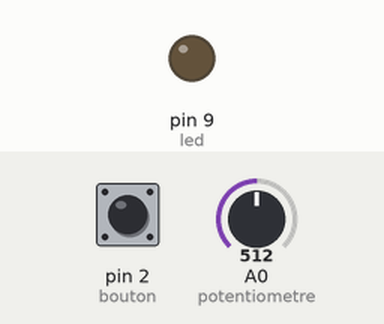
This sketch was run on a simulated Arduino Uno, built with avr-gcc and run on an emulated ATmega328P. Shown: output pins drawn as LEDs (lit = HIGH). The inputs (shaded band) are chosen by the test bench; at power-on: pin 2 (bouton) HIGH, A0 (potentiometre) = 512. What the sketch prints to the serial monitor is not drawn.

Above: at 1.2 s.
1.3 s: pin 2 (bouton) pulled LOW for 0.15 s
At 1.38 s:
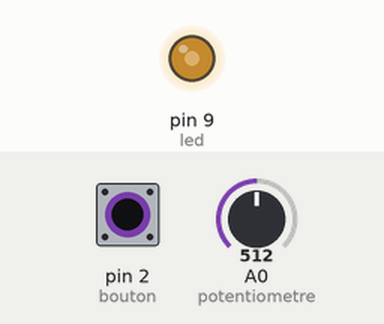
2.9 s: pin 2 (bouton) pulled LOW for 3.2 s
At 7.5 s:
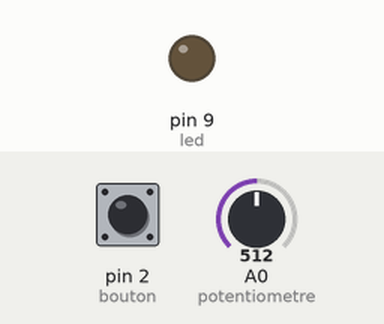
Timing chart, 0 to 9.0 s (numbered marks = the images above; inputs shaded):
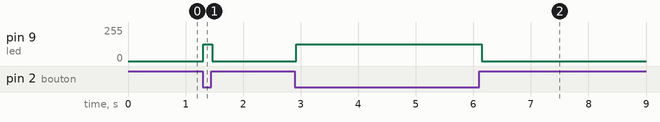

The sketch:

02-entrees-sorties.ino
```cpp
// GOMA PRO Devs — Arduino 02 — Entrées, sorties et PWM
const int bouton = 2;
const int led = 9;
const int potentiometre = A0;

void setup() {
  pinMode(bouton, INPUT_PULLUP);
  pinMode(led, OUTPUT);
  Serial.begin(115200);
}

void loop() {
  int valeur = analogRead(potentiometre);
  int luminosite = map(valeur, 0, 1023, 0, 255);
  bool appuye = digitalRead(bouton) == LOW;

  if (appuye) {
    analogWrite(led, luminosite);
  } else {
    analogWrite(led, 0);
  }

  Serial.println(valeur);
  delay(50);
}
```

Measured:
- after the input at 1.3 s, pin 9 (led): 0/255 → 127/255 at once, → 0/255 0.15 s later
- after the input at 2.9 s, pin 9 (led): 0/255 → 127/255 at once, → 0/255 3.2 s later
